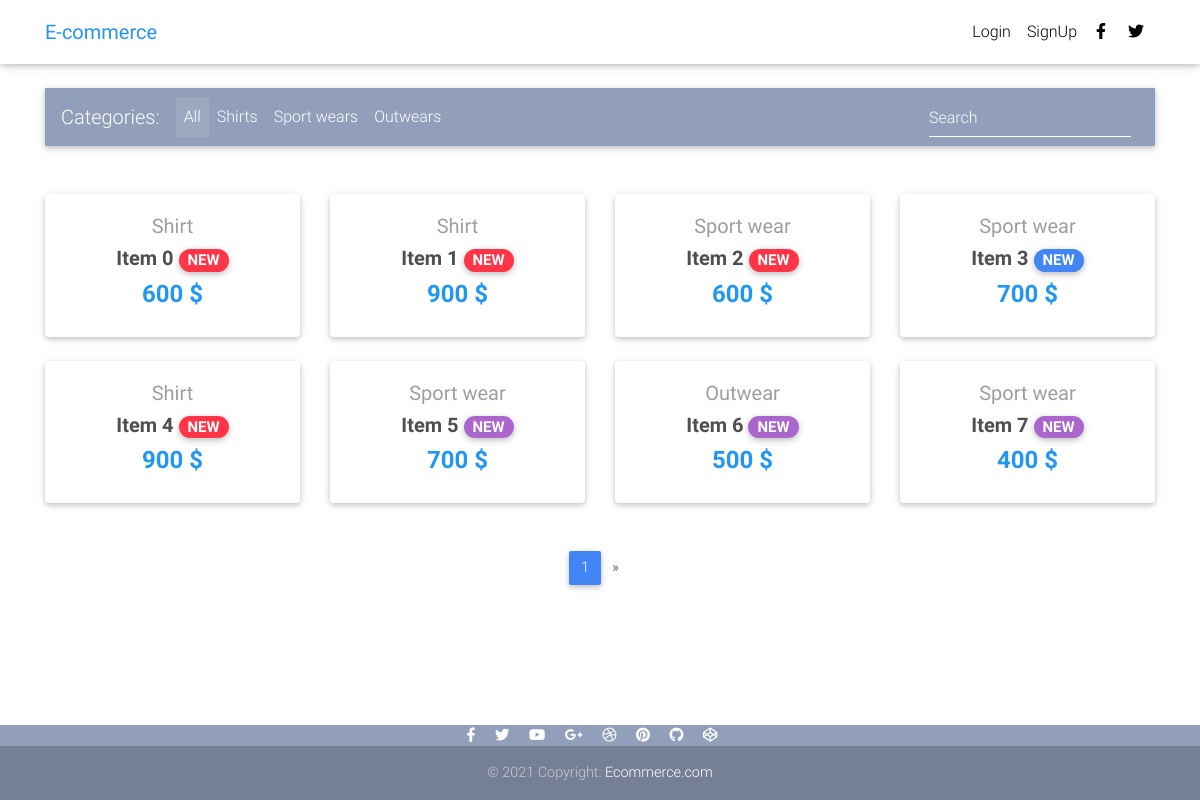
The app's page /, older data.
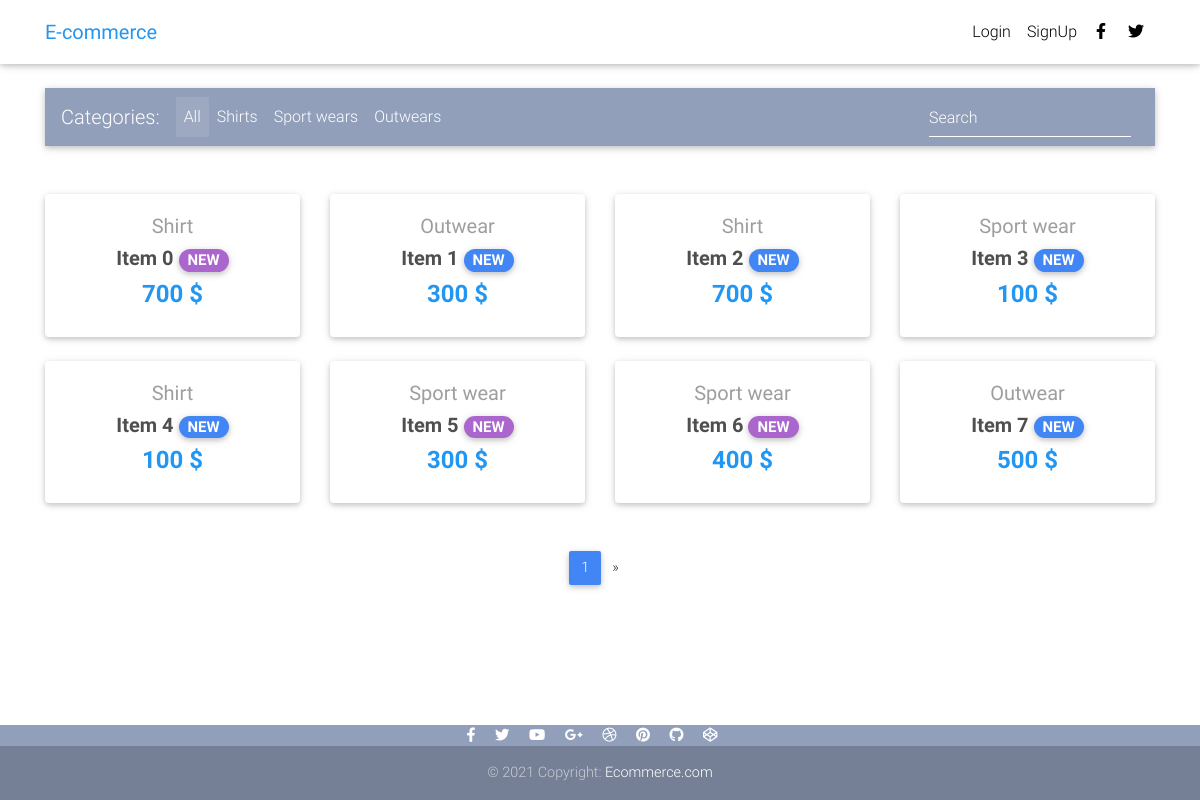
The same page, newer data.
### core/models.py (models this page shows, shortened)
class Item(models.Model):
    title = models.CharField(max_length=25)
    price = models.PositiveIntegerField()
    discount_price = models.PositiveIntegerField(blank=True, null=True)
    category = models.CharField(choices=CATEGORY_CHOICES, max_length=2)
    label = models.CharField(choices=LABEL_CHOICES, max_length=1)
    description = models.TextField()
    slug = models.SlugField()
    image = models.ImageField()     # pip install pillow
    def get_absolute_url(self):
        return reverse('core:product', kwargs={
            'slug': self.slug
        })

### core/views.py (the view)
# urls.py: path('', HomeView.as_view(), name='home'),
class HomeView(ListView):
    model = Item
    paginate_by = 8     # 每頁顯示多少個list項目
    template_name = 'home.html'

### templates/home.html (shortened to what this page needs)
{% extends 'base.html'%}
    {% block content %}
    <div class="container">
      <nav class="navbar navbar-expand-lg navbar-dark mdb-color lighten-3 mt-3 mb-5">
        <span class="navbar-brand">Categories:</span>
        <div class="collapse navbar-collapse" id="basicExampleNav">
          <ul class="navbar-nav mr-auto">
            <li class="nav-item active">
              <a class="nav-link" href="#">All
              </a>
            </li>
            <li class="nav-item">
              <a class="nav-link" href="#">Shirts</a>
            </li>
            <li class="nav-item">
              <a class="nav-link" href="#">Sport wears</a>
            </li>
            <li class="nav-item">
              <a class="nav-link" href="#">Outwears</a>
            </li>
          </ul>
          <form class="form-inline">
            <div class="md-form my-0">
              <input class="form-control mr-sm-2" type="text" placeholder="Search" aria-label="Search">
            </div>
          </form>
        </div>
      </nav>
      <section class="text-center mb-4">
        <div class="row wow fadeIn">
          {% for item in object_list %}
          <div class="col-lg-3 col-md-6 mb-4">
            <div class="card">
              <div class="card-body text-center">
                <a href="" class="grey-text">
                  <h5>{{ item.get_category_display }}</h5>
                </a>
                <h5>
                  <strong>
                    <a href="{{ item.get_absolute_url }}" class="dark-grey-text">{{ item.title }}
                      <span class="badge badge-pill {{ item.get_label_display }}-color">NEW</span>
                    </a>
                  </strong>
                </h5>
                <h4 class="font-weight-bold blue-text">
                  <strong>
                    {% if item.discount_price %}
                      {{item.discount_price}} $
                    {% else %}
                      {{ item.price }} $
                    {% endif %}
                   </strong>
                </h4>
              </div>
            </div>
          </div>
          {% endfor %}
        </div>
      </section>
      {% if is_paginated %}
      <nav class="d-flex justify-content-center wow fadeIn">
        <ul class="pagination pg-blue">
          <li class="page-item active">
            <a class="page-link" href="?page={{ page_obj.number }}">{{ page_obj.number }}
            </a>
          </li>
          {% if page_obj.has_next %}
          <li class="page-item">
            <a class="page-link" href="?page={{ page_obj.next_page_number }}" aria-label="Next">
              <span aria-hidden="true">&raquo;</span>
            </a>
          </li>
          {% endif %}
        </ul>
      </nav>
      {% endif %}
    </div>
  {% endblock content %}

Row changes from the older to the newer data that the page shows:
removed Item: category "Shirt", title "Item 0", price "600", label "danger" (drawn)
removed Item: category "Shirt", title "Item 1", price "900", label "danger" (drawn)
removed Item: category "Sport wear", title "Item 2", price "600", label "danger" (drawn)
removed Item: category "Sport wear", title "Item 3", price "700", label "primary" (drawn)
removed Item: category "Shirt", title "Item 4", price "900", label "danger" (drawn)
removed Item: category "Sport wear", title "Item 5", price "700", label "secondary" (drawn)
removed Item: category "Outwear", title "Item 6", price "500", label "secondary" (drawn)
removed Item: category "Sport wear", title "Item 7", price "400", label "secondary" (drawn)
added Item: category "Shirt", title "Item 0", price "700", label "S" (drawn)
added Item: category "Outwear", title "Item 1", price "300", label "P" (drawn)
added Item: category "Shirt", title "Item 2", price "700", label "P" (drawn)
added Item: category "Sport wear", title "Item 3", price "100", label "P" (drawn)
added Item: category "Shirt", title "Item 4", price "100", label "P" (drawn)
added Item: category "Sport wear", title "Item 5", price "300", label "S" (drawn)
added Item: category "Sport wear", title "Item 6", price "400", label "S" (drawn)
added Item: category "Outwear", title "Item 7", price "500", label "P" (drawn)
